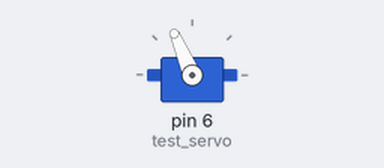
Recording of a sketch running on a simulated Arduino Uno, built with avr-gcc and run on an emulated ATmega328P. On the bench: servo.

Above: at 0.05 s.
At 8.0 s:
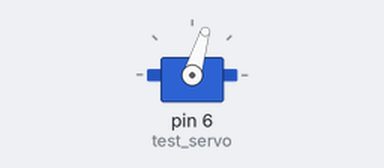
Timing chart, 0 to 10.4 s (numbered marks = the images above):
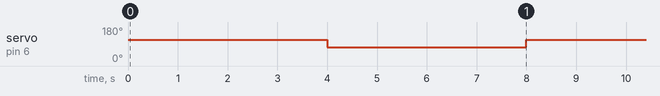

Measured:
- by itself, servo on pin 6 (test_servo): alternates 113° for 4.0 s and 73° for 4.0 s

The sketch:

Servo360.ino
```cpp
#include <Servo.h> // подключение библиотеки
Servo test_servo; // создание объекта для сервопривода
void setup() {
  Serial.begin(9600);
  test_servo.attach(6); // указываем управляющий пин
}
  int i=0;
void loop() {
  test_servo.write(113);
  delay(4000);
  test_servo.write(73);
  delay(4000);
}
```
